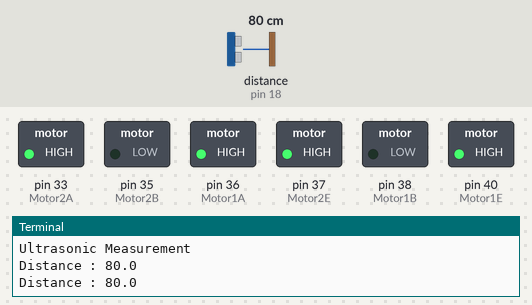
A program run on a simulated Raspberry Pi (header pin numbers). Shown: switched loads named in the program (green lamp = pin HIGH), the last lines printed to the terminal. The test bench sets the inputs (shaded band); at power-on: distance to the obstacle (sensor on pin 18) 80 cm. The echo pulse lasts 58.3 µs per cm; the clock reads 2024-03-15 10:24:30 at power-on unless the program sets it; pins used as bus, display or sensor lines are not drawn.

Above: at 1.2 s.
1.3 s: distance to the obstacle (sensor on pin 18) set to 12 cm
3.7 s: distance to the obstacle (sensor on pin 18) set to 9 cm
At 5.8 s:
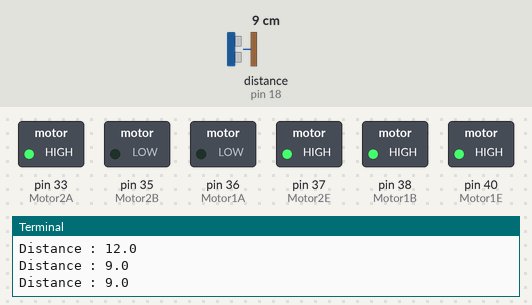
6.5 s: distance to the obstacle (sensor on pin 18) set to 18 cm
At 7.8 s:
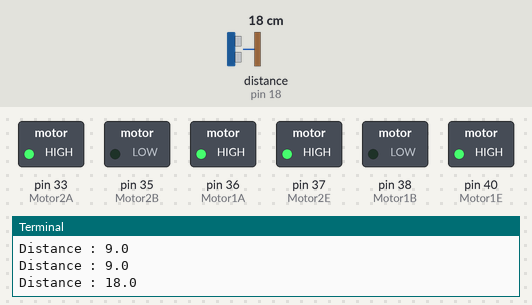
9.0 s: distance to the obstacle (sensor on pin 18) set to 2 cm
At 11.1 s:
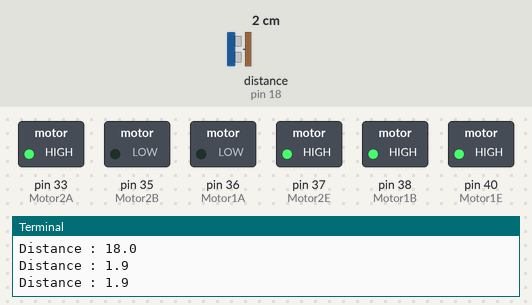
Timing chart, 0 to 12.5 s (numbered marks = the images above; inputs shaded):
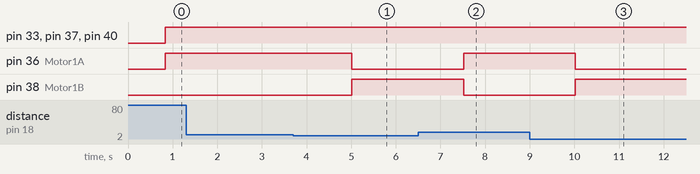

Measured:
- the behaviour switches between 11 and 10 cm on distance to the obstacle (sensor on pin 18) (found by bisection; images 0 and 1)
- after the input at 3.7 s, pin 36 (Motor1A): HIGH → LOW after 1.3 s; pin 38 (Motor1B): LOW → HIGH after 1.3 s
- after the input at 6.5 s, pin 36 (Motor1A): LOW → HIGH after 1.0 s; pin 38 (Motor1B): HIGH → LOW after 1.0 s
- after the input at 9.0 s, pin 36 (Motor1A): HIGH → LOW after 1.0 s; pin 38 (Motor1B): LOW → HIGH after 1.0 s

The program:

wall_avoiding_robot.py
```python
#!/usr/bin/python
import time
import RPi.GPIO as GPIO
from time import sleep


GPIO.setmode(GPIO.BOARD)

GPIO_TRIGGER = 16
GPIO_ECHO    = 18

Motor1A = 36
Motor1B = 38
Motor1E = 40

Motor2A = 33
Motor2B = 35
Motor2E = 37

GPIO.setup(Motor1A,GPIO.OUT)
GPIO.setup(Motor1B,GPIO.OUT)
GPIO.setup(Motor1E,GPIO.OUT)

GPIO.setup(Motor2A,GPIO.OUT)
GPIO.setup(Motor2B,GPIO.OUT)
GPIO.setup(Motor2E,GPIO.OUT)

print "Ultrasonic Measurement"

GPIO.setup(GPIO_TRIGGER,GPIO.OUT)  # Trigger
GPIO.setup(GPIO_ECHO,GPIO.IN)      # Echo

GPIO.output(GPIO_TRIGGER, False)

def measure():
  time.sleep(0.333)
  GPIO.output(GPIO_TRIGGER, True)
  time.sleep(0.00001)
  GPIO.output(GPIO_TRIGGER, False)
  start = time.time()

  while GPIO.input(GPIO_ECHO)==0:
    start = time.time()

  while GPIO.input(GPIO_ECHO)==1:
    stop = time.time()

  elapsed = stop-start
  distance = (elapsed * 34300)/2

  return distance


def forward():
  GPIO.output(Motor1A,GPIO.HIGH)
  GPIO.output(Motor1B,GPIO.LOW)
  GPIO.output(Motor1E,GPIO.HIGH)
  GPIO.output(Motor2A,GPIO.HIGH)
  GPIO.output(Motor2B,GPIO.LOW)
  GPIO.output(Motor2E,GPIO.HIGH)
def turn():
  GPIO.output(Motor1A,GPIO.LOW)
  GPIO.output(Motor1B,GPIO.HIGH)
  GPIO.output(Motor1E,GPIO.HIGH)
  GPIO.output(Motor2A,GPIO.HIGH)
  GPIO.output(Motor2B,GPIO.LOW)
  GPIO.output(Motor2E,GPIO.HIGH)

try:

  while True:

    distance = measure()
    print "Distance : %.1f" % distance
    time.sleep(.5)


    if distance >= 10:
     forward()
    else:
     turn()

except KeyboardInterrupt:

 GPIO.cleanup()
```
